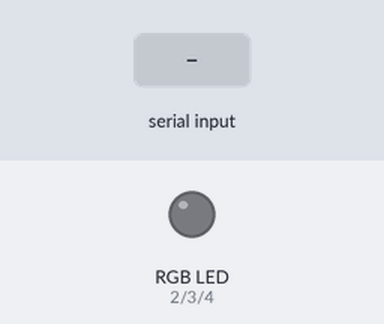
A sketch run on a simulated Arduino Uno, built with avr-gcc and run on an emulated ATmega328P. Shown: an RGB LED mixed from three pins (HIGH = lit). The inputs (shaded band) are chosen by the test bench.

Above: at 1.2 s.
1.3 s: "90,45,200\n" received over Serial
At 1.9 s:
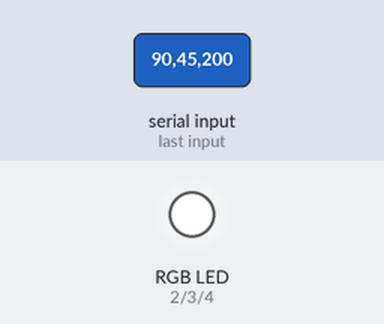
Timing chart, 0 to 4.3 s (numbered marks = the images above; inputs shaded):
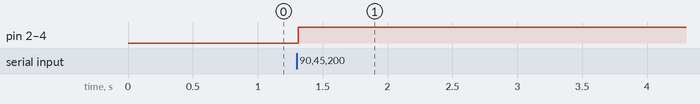

The sketch:

rgb_processing.ino
```cpp
const int RED = 2;
const int GREEN = 3;
const int BLUE = 4;

int rval = 0;
int gval = 0;
int bval = 0;

void setup() {
  // put your setup code here, to run once:
  Serial.begin(9600);
  pinMode(RED, OUTPUT);
  pinMode(GREEN, OUTPUT);
  pinMode(BLUE, OUTPUT);
}

void loop() {
  // put your main code here, to run repeatedly:
  while (Serial.available() > 0){
    rval = Serial.parseInt();
    gval = Serial.parseInt();
    bval = Serial.parseInt();
    if (Serial.read() == '\n'){
      digitalWrite(RED, rval);
      digitalWrite(GREEN, gval);
      digitalWrite(BLUE, bval);
    }
    }
}
```

Measured:
- after the input at 1.3 s, pin 2 (RED), pin 3 (GREEN), pin 4 (BLUE): LOW → HIGH at once
